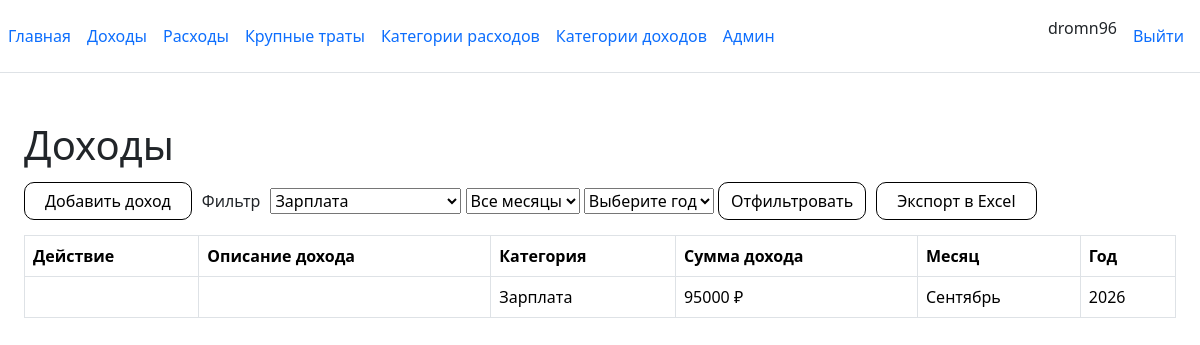
The page /incomes?category=1 (signed in) on the database its author committed.
### core/models.py (models this page shows, shortened)
class Income(models.Model):
    month_name = models.ForeignKey(Months, verbose_name='Месяц', null=True, on_delete=models.SET_NULL)
    category_name = models.ForeignKey(CategoryIncome, verbose_name='Доход', null=True, on_delete=models.SET_NULL)
    amount = models.IntegerField(null=True, verbose_name='Сумма дохода')
    date_created = models.DateField(verbose_name='Дата дохода')
    income_name = models.TextField(verbose_name='Описание дохода')
    profile = models.ForeignKey(Profile, related_name='incomes', on_delete=models.SET_NULL, null=True, blank=True)
    class Meta:
        verbose_name = 'Доход'
        verbose_name_plural = 'Доходы'

class CategoryIncome(models.Model):
    category_name = models.CharField(max_length=255, verbose_name='Категория расходов')
    category_place_on_the_list = models.IntegerField(verbose_name='Номер в списке')
    class Meta:
        verbose_name = 'Категория дохода'
        verbose_name_plural = 'Категории доходов'
    def __str__(self):
        return self.category_name

class Months(models.Model):
    month_name = models.CharField(max_length=255, verbose_name='Месяц')
    month_number = models.IntegerField(verbose_name='Номер')
    class Meta:
        verbose_name = 'Месяц'
        verbose_name_plural = 'Месяцев'
    def __str__(self):
        return self.month_name

### core/views.py (the view)
# urls.py: path('incomes', incomes),
def incomes(request):
    year_list = Expenses.objects.values_list(
        'date_created__year', flat=True).distinct()
    profile = request.user.profile
    income_list = Income.objects.all().filter(profile=profile)
    category_list = CategoryIncome.objects.all()
    month_list = Months.objects.all()
    year = request.GET.get('year', datetime.now().year)
    category_id = request.GET.get('category')
    month_id = request.GET.get('month')
    if category_id:
        income_list = income_list.filter(
            category_name__category_place_on_the_list=category_id).filter(profile=profile)
        category_id = int(category_id)
    if month_id:
        income_list = income_list.filter(
            month_name__month_number=month_id, profile=profile)
        month_id = int(month_id)
    if year:
        income_list = income_list.filter(
            date_created__year=year, profile=profile)
        year = int(year)
    context = {'year_list': year_list, 'income_list': income_list, 'category_list': category_list,
               'month_list': month_list, 'category_id': category_id}
    return render(request, 'incomes.html', context)

### templates/incomes.html (shortened to what this page needs)
    {% extends 'base.html' %}
    {% load static %}
    {% block content_container_class %}container-fluid py-4{% endblock %}
    {% block content %}
    <link rel="stylesheet" href="{% static 'css/filter-form.css' %}">
    <link rel="stylesheet" href="{% static 'css/base.css' %}">
<h1>Доходы</h1>
<div class="filter">
    <button><a href="/incomes/add" class="nav-link px-2">Добавить доход</a></button>
    <label>Фильтр</label>
        <form>
        <select name="category">
            {% for category in category_list %}
            <option {% if category.id == category_id %} selected {% endif %} value="{{ category.category_place_on_the_list }}">{{ category.category_name }}</option>
            {% endfor %}
        </select>
        <select name="month">
            <option value=""  {% if not selected_month %} selected {% endif %}>Все месяцы</option>
        </select>
        <select name="year">
            <option value=""  {% if not selected_year %} selected {% endif %}>Выберите год</option>
        </select>
        <button>Отфильтровать</button>
        </form>
    <button><a href="/incomes/export" class="nav-link px-2">Экспорт в Excel</a></button>
</div>
<table id='expensesTable' class="table table-bordered"
       data-edit-base="/incomes/" data-delete-base="/incomes/"
       data-edit-icon="{% static 'icons/edit-pencil.png' %}"
       data-delete-icon="{% static 'icons/delete-trash.png' %}">
  <thead>
    <tr>
      <th scope="col">Действие</th>
      <th scope="col">Описание дохода</th>
      <th scope="col">Категория</th>
      <th scope="col">Сумма дохода</th>
      <th scope="col">Месяц</th>
      <th scope="col">Год</th>
    </tr>
  </thead>
  <tbody>
     {% for income in income_list %}
    <tr class="table-row" data-id="{{ income.id }}">
        <td style="position: relative;">
      </td>
      <th scope="row">{{ income.income_name }}</th>
      <td><a href="/incomes/{{ income.id }}/edit">{{ income.category_name }}</a></td>
      <td data-order="{{ income.amount }}">{{ income.amount }} ₽</td>
      <td>{{ income.month_name }}</td>
      <td>{{ income.date_created|date:"Y" }}</td>
    </tr>
    {% endfor %}
  </tbody>
</table>
    {% endblock %}

### templates/base.html (shortened to what this page needs)
{% load static %}
<!doctype html>
<html lang="en" class="h-100">
<head>
    <link rel="stylesheet" href="{% static 'css/base.css' %}">
    <link rel="stylesheet" href="{% static 'bootstrap/css/bootstrap.min.css' %}">
    <link rel="stylesheet" href="{% static 'css/mermaid.min.css' %}">
    <link rel="stylesheet" href="{% static 'css/gridjs.css' %}">
</head>
<body class="d-flex flex-column h-100">
    <header class="d-flex flex-wrap align-items-center justify-content-center justify-content-md-between py-3 mb-4 border-bottom">
    <ul class="nav col-12 col-md-auto mb-2 justify-content-left mb-md-0">
    <li><a href="/" class="nav-link px-2">Главная</a></li>
        {% if request.user.is_authenticated %}
    <li><a href="/incomes" class="nav-link px-2">Доходы</a></li>
    <li><a href="/expenses" class="nav-link px-2">Расходы</a></li>
    <li><a href="/huge_expenses" class="nav-link px-2">Крупные траты</a></li>
    <li><a href="/expenses/category" class="nav-link px-2">Категории расходов</a></li>
    <li><a href="/incomes/category" class="nav-link px-2">Категории доходов</a></li>
    {% if request.user.is_staff %}
        <li><a href="/admin" class="nav-link px-2">Админ</a></li>
        {% endif %}
        </ul>
    <ul class="nav col-12 col-md-auto mb-2 justify-content-right mb-md-0">
    <li class="nav-item">{{request.user.username}}</li>
        <li class="nav-item"><a href="{% url 'logout' %}" class="nav-link">Выйти</a></li>
        {% else %}
        <li class="nav-item"><a href="{% url 'login' %}" class="nav-link">Войти</a></li>
        {% endif %}
    </ul>
    </header>
    <main class="container-fluid">
            <div class="{% block content_container_class %}container py-4{% endblock %}">
    {% block content %}
     {% endblock %}
      </div>
    </main>
</body>
</html>

### static/css/base.css (style rules this page uses)
a { text-decoration: none; color: black; }
button { padding: 0.375rem 0.75rem; border-radius: 10px; background-color: white; border: 1px solid black; font-size: 1rem }

### static/css/filter-form.css (style rules this page uses)
.table-row { position: relative; }
.filter { display: flex; align-items: center; gap: 10px; padding-top: 5px; padding-bottom: 15px; }

### rows shown on the page
Income: category_name "Зарплата", amount "95000", month_name "Сентябрь", date_created "2026"

### other values the page prints
{{ request.user.username }} "dromn96"
form field category "Зарплата"
